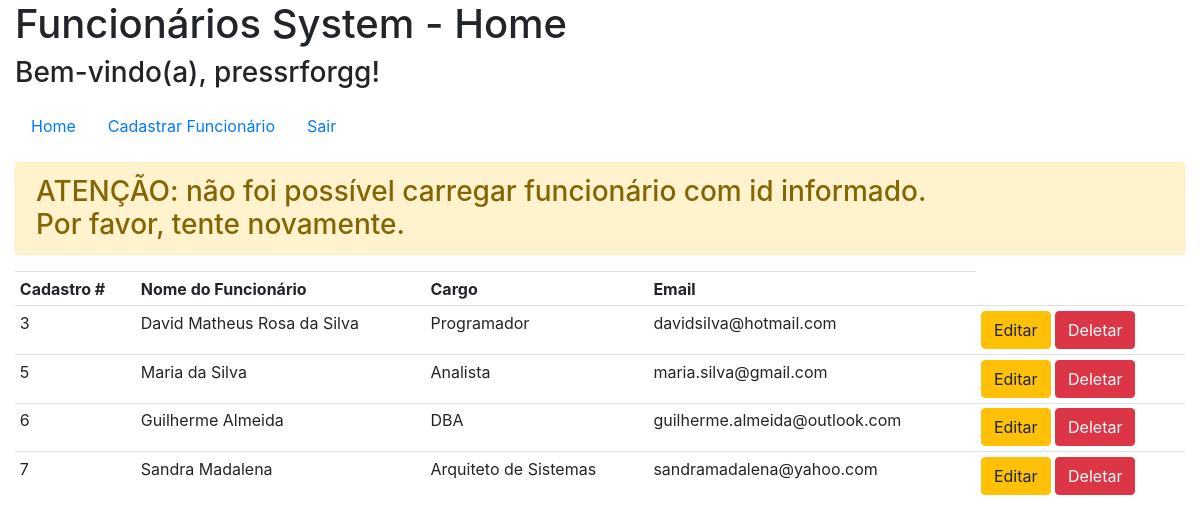
/index.php?msg=invalidid (signed in), run on the app's committed database.
### tables this page shows
CREATE TABLE `funcionarios_tb` (
  `id_funcionario` int(11) NOT NULL,
  `nome` varchar(200) NOT NULL,
  `cargo` varchar(200) NOT NULL,
  `email` varchar(200) NOT NULL
);

### DAO.php (the view, shortened to what this page needs)
<?php
include_once 'conn.php';
function select_funcionarios()
{
	global $conn;
	$sql = "SELECT * FROM funcionarios_tb";
	$result = mysqli_query($conn, $sql);
	if (mysqli_affected_rows($conn) > 0)
	{
		$info = '';
		$info .= '<table class="table table-hover table-sm">';
		$info .= 	'<tr>';
		$info .= 		'<th>Cadastro #</th>';
		$info .= 		'<th>Nome do Funcionário</th>';
		$info .= 		'<th>Cargo</th>';
		$info .= 		'<th>Email</th>';
		$info .= 	'</tr>';
		while ($funcionario = mysqli_fetch_assoc($result))
		{
			$info .= '<tr>';
			foreach ($funcionario as $key => $value)
			{
				if ($key == 'id_funcionario')
				{
					$id_funcionario = $value;
				}
				$info .= "<td>". $value . "</td>";
			}
			$info .= '<td>';
			$info .= 	'<a href="editar.php?id_funcionario='.$id_funcionario.'" class="btn btn-warning">Editar</a>  ';
			$info .= 	'<a href="deletar.php?id_funcionario='.$id_funcionario.'" class="btn btn-danger" onclick="return confirm(\'Tem certeza que deseja excluir este funcionário?\')">Deletar</a>' ;
			$info .= '</td>';
			$info .= '</tr>';
		}
		$info .= '</table>';
		return $info;
	}
	else
	{
		return '<h3>Não há funcionários cadastrados</h3>';
	}
}
?>

### data on the page
funcionarios_tb: id_funcionario "3", nome "David Matheus Rosa da Silva", cargo "Programador", email "davidsilva@hotmail.com"
funcionarios_tb: id_funcionario "5", nome "Maria da Silva", cargo "Analista", email "maria.silva@gmail.com"
funcionarios_tb: id_funcionario "6", nome "Guilherme Almeida", cargo "DBA", email "guilherme.almeida@outlook.com"
funcionarios_tb: id_funcionario "7", nome "Sandra Madalena", cargo "Arquiteto de Sistemas", email "sandramadalena@yahoo.com"

### other printed values
$_SESSION['username'] "pressrforgg"
